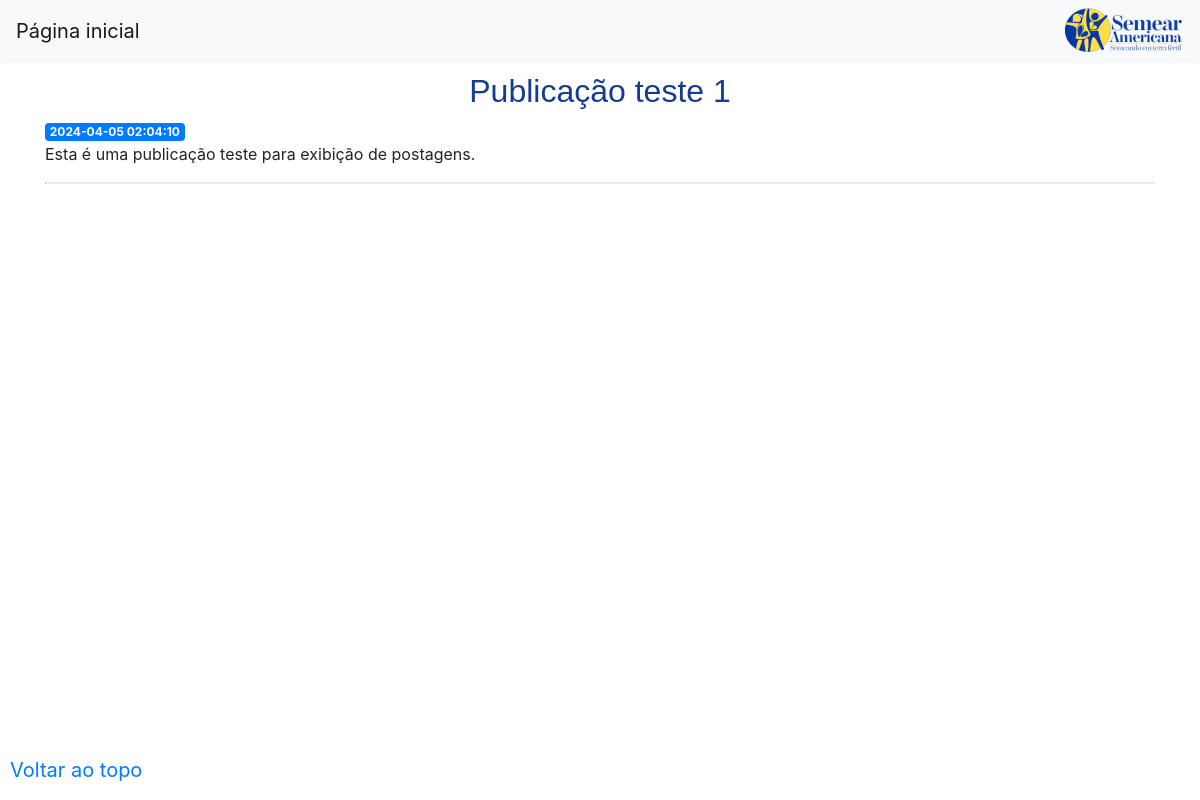
/1, run on an earlier commit of the app's database.
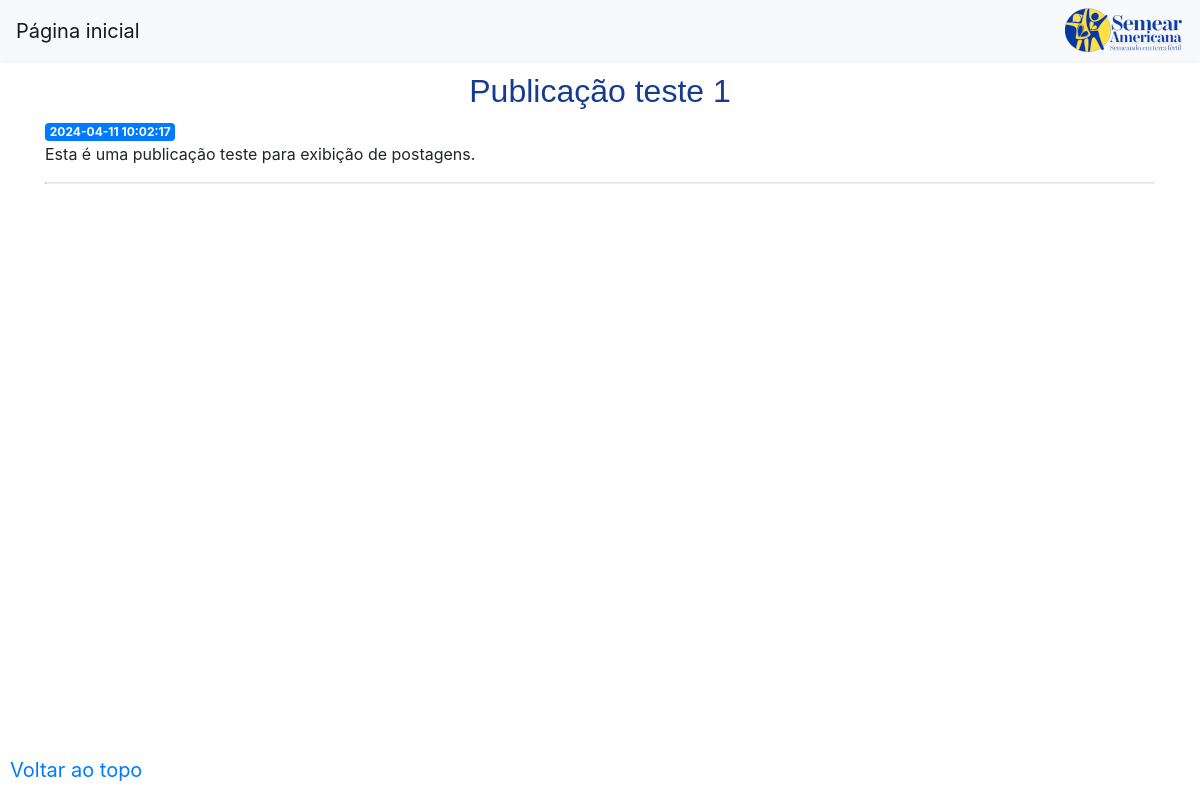
And on a later commit of the database.
### tables this page shows
CREATE TABLE posts (
    id INTEGER PRIMARY KEY AUTOINCREMENT,
    created TIMESTAMP NOT NULL DEFAULT CURRENT_TIMESTAMP,
    title TEXT NOT NULL,
    content TEXT NOT NULL
);

### app.py (the view)
@app.route('/<int:post_id>')
def post(post_id):
    post = get_post(post_id)
    return render_template('post.html', post=post)

### app.py (called while the page is built)
def get_db_connection():
    conn = sqlite3.connect('database.db')
    conn.row_factory = sqlite3.Row
    return conn

def get_post(post_id):
    conn = get_db_connection()
    post = conn.execute('SELECT * FROM posts WHERE id = ?',
                        (post_id,)).fetchone()
    conn.close()
    if post is None:
        abort(404)
    return post

### templates/post.html
{% extends 'base2.html' %}
{% block content %}
	<br><br><br>
    <h2>{% block title %} {{ post['title'] }} {% endblock %}</h2>
    <span class="badge badge-primary">{{ post['created'] }}</span>
    <p>{{ post['content'] }}</p>
{% endblock %}

What changed in the data, as far as the page shows it:
changed posts "Publicação teste 1": created "2024-04-05 02:04:10" → "2024-04-11 10:02:17"
